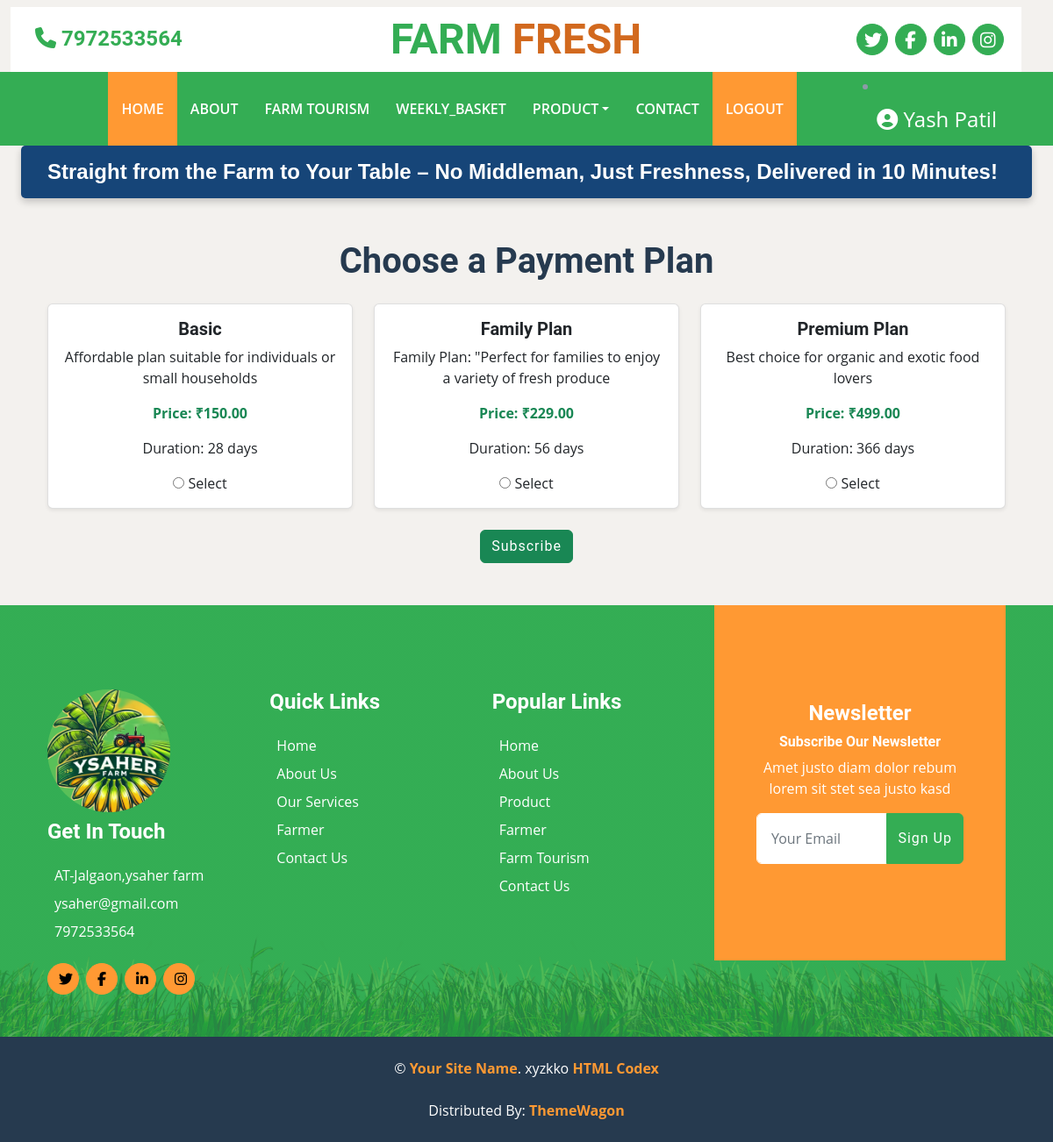
The page /payment-plans/ (signed in) on the database its author committed.
### account/models.py (models this page shows, shortened)
class CustomUser(AbstractUser):
    contact=models.CharField(max_length=10,blank=True,null=True)
    groups=models.ManyToManyField('auth.Group', related_name='account_user_set',blank=True)
    user_permissions=models.ManyToManyField('auth.Permission', related_name='account_user_permission_set',blank=True)
    class Meta:
        indexes=[
            models.Index(fields=['username']),
            models.Index(fields=['email'])
        ]

### product/models.py (models this page shows, shortened)
class PaymentPlan(models.Model):
    name = models.CharField(max_length=100)
    price = models.DecimalField(max_digits=10, decimal_places=2)
    duration_days = models.PositiveIntegerField()
    description = models.TextField(blank=True, null=True)

### account/views.py (the view, shortened to what this page needs)
# urls.py: path('payment-plans/', views.payment_plans, name='payment_plans'),
@login_required
def payment_plans(request):
    plans = PaymentPlan.objects.all()
    return render(request, 'payment_plans.html', {'plans': plans})

### templates/payment_plans.html (shortened to what this page needs)
{% extends "base.html" %}
{% block content %}
<div class="container my-5">
    <h1 class="text-center mb-4">Choose a Payment Plan</h1>
    <form method="post">
        <div class="row">
            {% for plan in plans %}
            <div class="col-md-4">
                <div class="card mb-4 shadow-sm">
                    <div class="card-body text-center">
                        <h5 class="card-title">{{ plan.name }}</h5>
                        <p class="card-text">{{ plan.description }}</p>
                        <p class="text-success fw-bold">Price: ₹{{ plan.price }}</p>
                        <p>Duration: {{ plan.duration_days }} days</p>
                        <label>
                            <input type="radio" name="plan_id" value="{{ plan.id }}"> Select
                        </label>
                    </div>
                </div>
            </div>
            {% endfor %}
        </div>
        <div class="text-center">
            <button type="submit" class="btn btn-success">Subscribe</button>
        </div>
    </form>
</div>
{% endblock content %}

### templates/base.html (shortened to what this page needs)
{% load static %}
<!DOCTYPE html>
<html lang="en">
<head>
    <link href="https://cdn.jsdelivr.net/npm/bootstrap@5.3.3/dist/css/bootstrap.min.css" rel="stylesheet"
>
    <link rel="stylesheet" href="{% static 'css/styles.css' %}">
    <link rel="stylesheet" href="{% static 'css/bootstrap.min.css' %}">
</head>
</head>
<body>
    {% block header %}
    <div class="container-fluid w-100 mt-2">
        <div class="row w-100 p-2 bg-white align-items-center">
            <div class="col-lg-3 col-md-4 col-12 text-center text-md-start mb-2 mb-md-0">
                <a href="{% url 'contact' %}" class="text-decoration-none">
                    <h4 class="m-2 text-primary"><i class="fa-solid fa-phone"></i> 7972533564</h4>
                </a>
            </div>
            <div class="col-lg-6 col-md-4 col-12 text-center">
                <a href="{% url 'index' %}">
                <h4 class="m-0 display-5 text-primary fw-semibold">
                    FARM <span style="color: chocolate;">FRESH</span>
                </h4>
            </a>
            </div>
            <div class="col-lg-3 col-md-4 col-12">
                <div class="d-flex align-items-center justify-content-center justify-content-md-end">
                    <a class="btn btn-primary btn-square rounded-circle me-2 p-2" href="#">
                        <i class="fab fa-twitter text-white fs-5"></i>
                    </a>
                    <a class="btn btn-primary btn-square rounded-circle me-2 p-2" href="#">
                        <i class="fab fa-facebook-f text-white fs-5"></i>
                    </a>
                    <a class="btn btn-primary btn-square rounded-circle me-2 p-2" href="#">
                        <i class="fab fa-linkedin-in text-white fs-5"></i>
                    </a>
                    <a class="btn btn-primary btn-square rounded-circle p-2" href="#">
                        <i class="fab fa-instagram text-white fs-5"></i>
                    </a>
                </div>
            </div>
        </div>
    </div>
    <nav class="navbar navbar-expand-lg bg-primary navbar-dark  py-3 py-lg-0 px-3 px-lg-5">
        <div class="collapse navbar-collapse" id="navbarCollapse">
            <div class="navbar-nav mx-auto py-0">
                <a href="{% url 'index' %}" class="nav-item nav-link active">Home</a>
                <a href="{% url 'about' %}" class="nav-item nav-link">About</a>
                <a href="{% url 'farm_tourism' %}" class="nav-item nav-link">Farm Tourism</a>
                <a href="{% url 'weekly_basket' %}" class="nav-item nav-link">weekly_Basket</a>
                <div class="nav-item dropdown">
                    <a href="{% url 'product' %}" class="nav-link dropdown-toggle">Product</a>
                </div>
                <a href="{% url 'contact' %}" class="nav-item nav-link">Contact</a>
                {% if user.is_authenticated %}
                <a href="{% url 'signout' %}" class="nav-item nav-link active">Logout</a>
                {% else %}
                <a href="{% url 'signin' %}" class="nav-item nav-link active">Login</a>
                {% endif %}
            </div>
              {% if user.is_authenticated %}
              <li class="nav-item dropdown">
                <a class="nav-link text-white fs-4 " href="#" id="userDropdown" role="button" data-bs-toggle="dropdown" aria-expanded="false">
                  <i class="fa-solid fa-circle-user text-white fs"></i>
                  {{ user.first_name|capfirst }} {{ user.last_name|capfirst }}
                </a>
              </li>
            {% endif %}
        </div>
    </nav>
    <div class="container-fluid w-100 ">
        <div class="headline w-100">
          Straight from the Farm to Your Table – No Middleman, Just Freshness, Delivered in 10 Minutes!
        </div>
      </div>
    {% endblock header %}
    {% block content %}{% endblock content %}
    {% block footer %}
    <div class="container-fluid bg-footer bg-primary text-white mt-5">
        <div class="container">
            <div class="row gx-5">
                <div class="col-lg-8 col-md-6 mt-5">
                    <div class="row gx-5">
                        <div class="col-lg-4 col-md-12 pt-5 mb-5 ">
                            <img src="{% static 'images/yash_green1.jpg' %} "
                            alt="" class=" rounded-circle" style="height: 120x; width:140px">
                            <h4 class="text-white mb-4 mt-2">Get In Touch</h4>
                            <div class="d-flex mb-2">
                                <p class="text-white mb-0">AT-Jalgaon,ysaher farm</p>
                            </div>
                            <div class="d-flex mb-2">
                                <p class="text-white mb-0">ysaher@gmail.com</p>
                            </div>
                            <div class="d-flex mb-2">
                                <p class="text-white mb-0">7972533564</p>
                            </div>
                            <div class="d-flex mt-4">
                                <a class="btn btn-secondary btn-square rounded-circle me-2" href="#"><i class="fab fa-twitter"></i></a>
                                <a class="btn btn-secondary btn-square rounded-circle me-2" href="#"><i class="fab fa-facebook-f"></i></a>
                                <a class="btn btn-secondary btn-square rounded-circle me-2" href="#"><i class="fab fa-linkedin-in"></i></a>
                                <a class="btn btn-secondary btn-square rounded-circle" href="#"><i class="fab fa-instagram"></i></a>
                            </div>
                        </div>
                        <div class="col-lg-4 col-md-12 pt-0 pt-lg-5 mb-5">
                            <h4 class="text-white mb-4">Quick Links</h4>
                            <div class="d-flex flex-column justify-content-start">
                                <a class="text-white mb-2" href="{% url 'index' %}">Home</a>
                                <a class="text-white mb-2" href="{% url 'about' %}">About Us</a>
                                <a class="text-white mb-2" href="{% url 'about' %}">Our Services</a>
                                <a class="text-white mb-2" href="{% url 'about' %}">Farmer</a>
                                <a class="text-white" href="{% url 'contact' %}">Contact Us</a>
                            </div>
                        </div>
                        <div class="col-lg-4 col-md-12 pt-0 pt-lg-5 mb-5">
                            <h4 class="text-white mb-4">Popular Links</h4>
                            <div class="d-flex flex-column justify-content-start">
                                <a class="text-white mb-2" href="{% url 'index' %}">Home</a>
                                <a class="text-white mb-2" href="{% url 'about' %}">About Us</a>
                                <a class="text-white mb-2" href="{% url 'product' %}">Product</a>
                                <a class="text-white mb-2" href="{% url 'about' %}">Farmer</a>
                                <a class="text-white mb-2" href="{% url 'farm_tourism' %}">Farm Tourism</a>
                                <a class="text-white" href="{% url 'contact' %}">Contact Us</a>
                            </div>
                        </div>
                    </div>
                </div>
                <div class="col-lg-4 col-md-6 mt-lg-n5 ">
                    <div class="d-flex flex-column align-items-center justify-content-center text-center h-75 bg-secondary p-5 mt-5">
                        <h4 class="text-white">Newsletter</h4>
                        <h6 class="text-white">Subscribe Our Newsletter</h6>
                        <p>Amet justo diam dolor rebum lorem sit stet sea justo kasd</p>
                        <form action="">
                            <div class="input-group">
                                <input type="text" class="form-control border-white p-3" placeholder="Your Email">
                                <button class="btn btn-primary"><a href="{% url 'signin' %} " class="text-white">Sign Up</a></button>
                            </div>
                        </form>
                    </div>
                </div>
            </div>
        </div>
    </div>
    <div class="container-fluid bg-dark text-white py-4">
        <div class="container text-center">
            <p class="mb-0">&copy; <a class="text-secondary fw-bold" href="#">Your Site Name</a>. xyzkko <a class="text-secondary fw-bold" href="https://htmlcodex.com">HTML Codex</a></p>
            <br>Distributed By: <a class="text-secondary fw-bold" href="https://themewagon.com" target="_blank">ThemeWagon</a>
        </div>
    </div>
    {% endblock footer %}
</body>
</html>

### static/css/styles.css (style rules this page uses)
:root { --primary: #34AD54; --secondary: #FF9933; --light: #F6FFF2; --dark: #263A4F; }
.btn { font-family: 'Roboto', sans-serif; letter-spacing: 1px; font-weight: 700; transition: .5s; }
.btn-primary, .btn-secondary { color: #FFFFFF; }
.btn-square { width: 36px; height: 36px; }
.btn-square, .btn-sm-square, .btn-lg-square { padding-left: 0; padding-right: 0; text-align: center; }
.navbar-dark .navbar-nav .nav-link { padding: 30px 15px; font-size: 16px; font-weight: 600; color: #FFFFFF; text-transform: uppercase; transition: .5s; }
.navbar-dark .navbar-nav .nav-link:hover, .navbar-dark .navbar-nav .nav-link.active { background: var(--secondary); }
.bg-footer { background: linear-gradient(rgba(52, 173, 84, .7), rgba(52, 173, 84, .7)), url('../images/footer.png') center bottom no-repeat; background-size: contain; }
@media (min-width: 991.98px) { .bg-footer { margin-top: 90px !important; } }

### templates/base.html (style rules this page uses)
body { background-color: rgb(243, 241, 238); }
.navbar-dark .navbar-nav .nav-link { padding: 30px 15px; font-size: 16px; font-weight: 600; color: #FFFFFF; text-transform: uppercase; transition: .5s; }
.navbar-dark .navbar-nav .nav-link:hover, .navbar-dark .navbar-nav .nav-link.active { background: var(--secondary); }
.headline { display: inline-block; white-space: nowrap; color: #fff; font-family: 'Raleway', sans-serif; font-weight: 700; font-size: 1.5em; padding: 12px 30px; background-color: #164578; border-radius: 5px; box-shadow: 0 4px 8px rgba(0, 0, 0, 0.2); animation: moveHeadline 20s linear infinite; }
.nav-item > .nav-link { position: relative; z-index: 1010; }

### rows shown on the page
CustomUser: first_name "Yash", last_name "Patil"
PaymentPlan: name "Basic", description "Affordable plan suitable for individuals or small households", price "150.00", duration_days "28"
PaymentPlan: name "Family Plan", description "Family Plan: \"Perfect for families to enjoy a variety of fresh produce", price "229.00", duration_days "56"
PaymentPlan: name "Premium Plan", description "Best choice for organic and exotic food lovers", price "499.00", duration_days "366"
